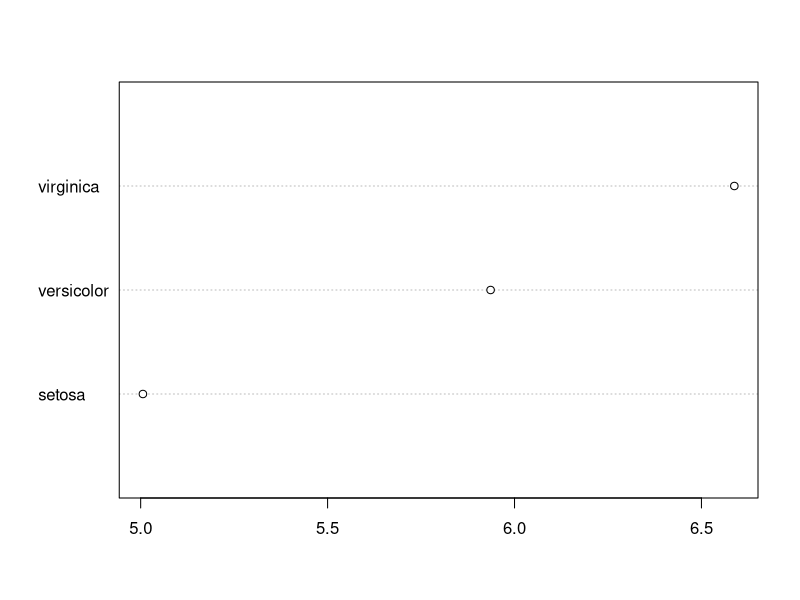
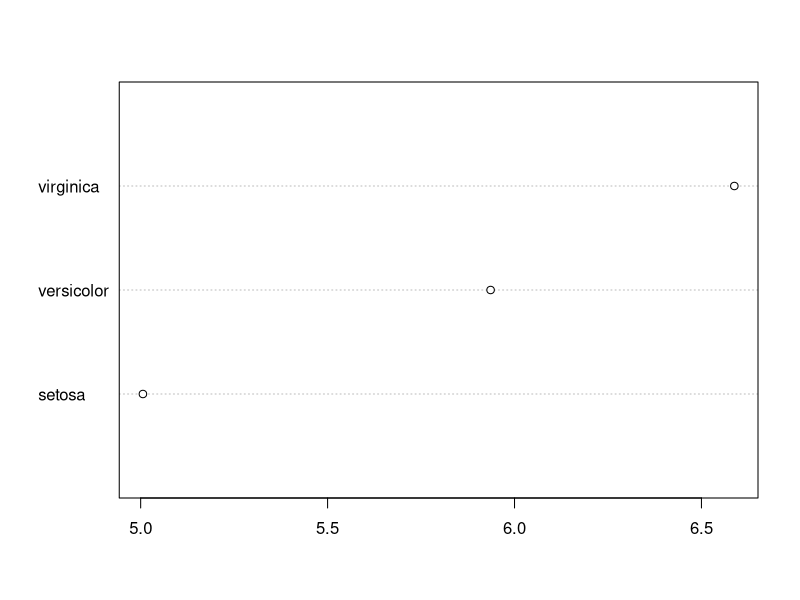

Write the R code that produced these figures, in order. (Note: this script raises an error after producing the figures.)
rm(list = ls()) # clear environment

##################################
##### FUNCTIONS ##################
##################################

my_function = function(data, verbose=TRUE){
  x = lmer()
  y=predict()
  plot()
  return(x)
}
# arguments go inside parentheses 
# inside curly brackets -> instructions for what fxn will do
#runs through one line at a time
# last line is what gets returned (when sees return, exits out of fxn)
# can put return earlier, e.g. if (x>10) return(x)

#if you want to return multiple things, have to wrap in a list (make it a single entity)

# before write code, figure out what you're trying to do!!! --> write it down:

bar = function(x){
  #bar takes a number, returns its sqrt
  return(sqrt(x))
}                  

###################################################################################

# function reduces copying and pasting!
# especially good to use for plots


######################################################################################

### Using iris data - example!

# 1. calc mean of each group
# 2. plot
tmp = aggregate(Sepal.Length ~ Species, data=iris, FUN=mean)
dotchart(tmp$Sepal.Length, labels=tmp$Species)

# to make fxn, generalize! Need to make extensible

my_plot = function(x,y){
  #x = vector of data to summarize
  #y= grouping variable
  tmp = aggregate(x ~ y, FUN= mean)
  dotchart(tmp$x, labels = tmp$y, main = title)
}

my_plot(iris$Sepal.Length,iris$Species)

# DEBUGGING
my_plot = function(x,y){
  tmp = aggregate(x ~ y, FUN= mean)
  browser()
  dotchart(tmp$x, labels = tmp$y, main = title)
}
# browser takes console within function - can ask

# three dots
my_plot = function(x,y, method=mean, ...){
  #x = vector of data to summarize
  #y= grouping variable
  tmp = aggregate(x ~ y, FUN= mean)
  dotchart(tmp$x, labels = tmp$y, main = title, ...) #passes arguments to dotchart
}

my_plot(iris$Sepal.Width, iris$Species, main="BOb", pch = 16, col = "red") #lets user pass along arguments. Code is very flexible!

my_plot = function(x,y, method=mean, ...){
  tmp = aggregate(x ~ y, FUN= mean)
  dotchart(tmp$x, labels = tmp$y, main = title, ...)
  return(tmp) #returns tmp AND dotchart
}


# When referring script to a function you wrote, use source() at top
#library(raster)
#library(dplyr)
# source(./myfunctions.R)

# Packages are collections of functions